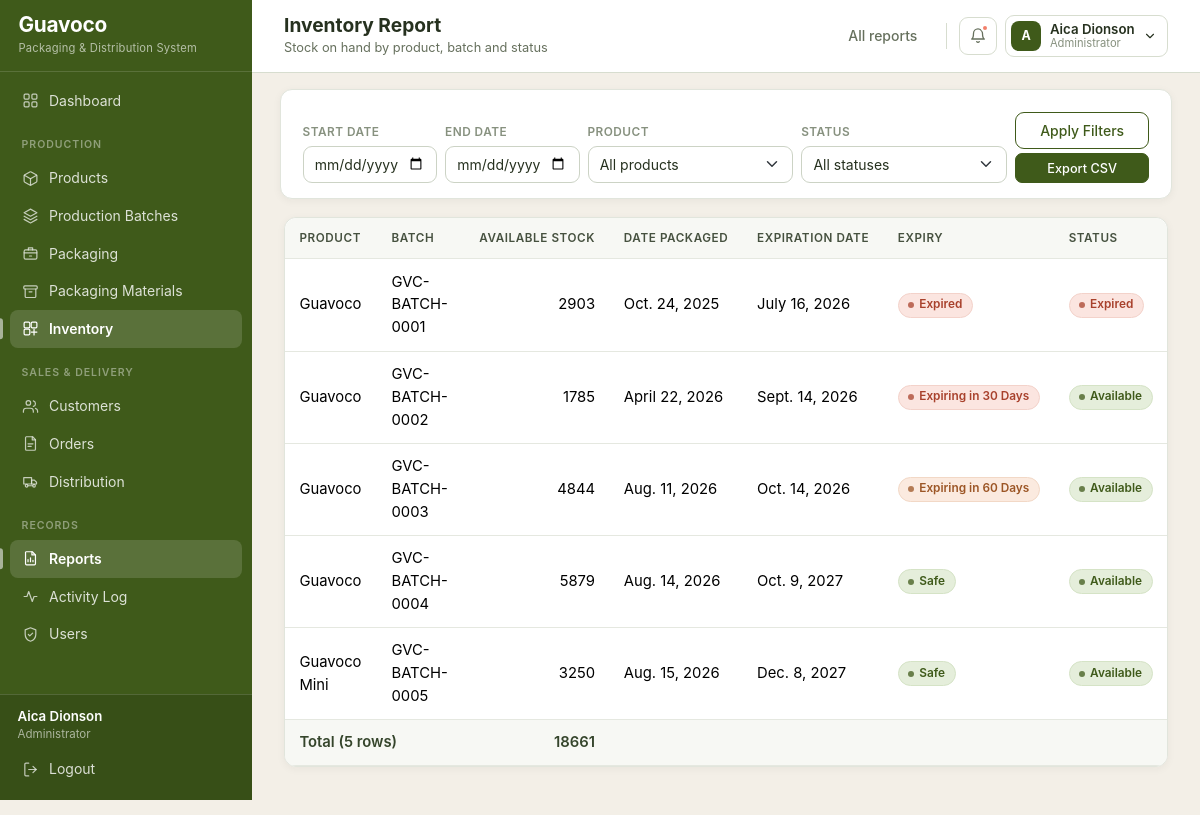
Screenshot of /reports/inventory/ (signed in) with the database file from the repository.
### core/models.py (models this page shows, shortened)
class Inventory(models.Model):
    LOW_STOCK_LEVEL = 100
    product = models.ForeignKey(Product, on_delete=models.CASCADE, related_name='inventory_rows')
    batch = models.ForeignKey(
        ProductionBatch, on_delete=models.CASCADE, related_name='inventory_rows'
    )
    quantity_available = models.PositiveIntegerField(default=0)
    date_packaged = models.DateField(default=timezone.localdate)
    expiration_date = models.DateField()
    updated_at = models.DateTimeField(auto_now=True)
    class Meta:
        ordering = ['expiration_date', 'id']
        unique_together = ('product', 'batch')
        verbose_name_plural = 'Inventory'
    @property
    def is_expired(self):
        return self.expiration_date < timezone.localdate()
    @property
    def expiry_state(self):
        return expiry_state_for(self.expiration_date)
    @property
    def status(self):
        if self.is_expired:
            return 'Expired'
        if self.quantity_available == 0:
            return 'Out of Stock'
        if self.quantity_available <= self.LOW_STOCK_LEVEL:
            return 'Low Stock'
        return 'Available'

class Product(models.Model):
    name = models.CharField(max_length=100)
    sku = models.CharField('SKU', max_length=50, unique=True)
    description = models.TextField(blank=True)
    size = models.CharField('Product size', max_length=50, help_text='For example: 100g tube')
    selling_price = models.DecimalField(
        max_digits=10, decimal_places=2, validators=[MinValueValidator(0)]
    )
    reorder_level = models.PositiveIntegerField(
        default=100, help_text='Warn when available stock falls to this level.'
    )
    is_active = models.BooleanField(default=True)
    created_at = models.DateTimeField(auto_now_add=True)
    class Meta:
        ordering = ['name']
    @property
    def current_stock(self):
        total = self.inventory_rows.aggregate(total=models.Sum('quantity_available'))['total']
        return total or 0
    @property
    def is_low_stock(self):
        return self.current_stock <= self.reorder_level

class ProductionBatch(models.Model):
    STATUS_PRODUCED = 'Produced'
    STATUS_READY = 'Ready for Packaging'
    STATUS_PACKAGED = 'Packaged'
    STATUS_COMPLETED = 'Completed'
    STATUS_CHOICES = [
        (STATUS_PRODUCED, STATUS_PRODUCED),
        (STATUS_READY, STATUS_READY),
        (STATUS_PACKAGED, STATUS_PACKAGED),
        (STATUS_COMPLETED, STATUS_COMPLETED),
    ]
    batch_number = models.CharField(max_length=30, unique=True, blank=True)
    product = models.ForeignKey(Product, on_delete=models.PROTECT, related_name='batches')
    production_date = models.DateField(default=timezone.localdate)
    expiration_date = models.DateField()
    quantity_produced = models.PositiveIntegerField(validators=[MinValueValidator(1)])
    quantity_available = models.PositiveIntegerField(
        default=0, help_text='Units from this batch that have not been packaged yet.'
    )
    status = models.CharField(max_length=30, choices=STATUS_CHOICES, default=STATUS_PRODUCED)
    notes = models.TextField(blank=True)
    created_at = models.DateTimeField(auto_now_add=True)
    class Meta:
        ordering = ['-production_date', '-id']
        verbose_name_plural = 'Production batches'

### core/views/reports.py (the view, shortened to what this page needs)
# urls.py: path('reports/inventory/', reports.inventory_report, name='inventory_report'),
@login_required
def inventory_report(request):
    filters = read_filters(request)
    rows = Inventory.objects.select_related('product', 'batch')
    rows = apply_date_range(rows, 'date_packaged', filters)
    if filters['product']:
        rows = rows.filter(product_id=filters['product'])
    rows = list(rows)
    if filters['status']:
        rows = [row for row in rows if row.status == filters['status']]
    context = base_context('Inventory Report', filters,
                           [(s, s) for s in
                            ['Available', 'Low Stock', 'Out of Stock', 'Expired']])
    context.update({
        'rows': rows,
        'total_units': sum(r.quantity_available for r in rows),
    })
    return render(request, 'reports/inventory_report.html', context)

### core/context_processors.py (called while the page is built)
def user_role(request):
    if not hasattr(request, 'user'):
        return {}
    admin = is_administrator(request.user)
    url_name = getattr(request.resolver_match, 'url_name', '') if request.resolver_match else ''
    return {
        'is_admin': admin,
        'user_role': 'Administrator' if admin else 'Staff',
        'page_subtitle': PAGE_SUBTITLES.get(url_name, ''),
    }

def alerts(request):
    if not hasattr(request, 'user') or not request.user.is_authenticated:
        return {}
    from .models import Inventory, PackagingMaterial, Product
    low_products = [p for p in Product.objects.filter(is_active=True) if p.is_low_stock]
    low_materials = [m for m in PackagingMaterial.objects.filter(is_active=True)
                     if m.is_low_stock]
    today = timezone.localdate()
    expiring = list(
        Inventory.objects.filter(
            quantity_available__gt=0,
            expiration_date__lte=today + timedelta(days=30),
        ).select_related('batch', 'product').order_by('expiration_date')[:5]
    )
    return {
        'alert_low_products': low_products[:5],
        'alert_low_materials': low_materials[:5],
        'alert_expiring': expiring,
        'alert_count': len(low_products) + len(low_materials) + len(expiring),
    }

### core/models.py (called while the page is built)
def expiry_state_for(expiration_date):
    if expiration_date is None:
        return 'Safe'
    days_left = (expiration_date - timezone.localdate()).days
    if days_left < 0:
        return 'Expired'
    if days_left <= 30:
        return 'Expiring in 30 Days'
    if days_left <= 60:
        return 'Expiring in 60 Days'
    return 'Safe'

    @property
    def is_low_stock(self):
        return self.quantity_available <= self.reorder_level

### core/permissions.py (called while the page is built)
def is_administrator(user):
    return user.is_authenticated and (
        user.is_superuser or user.groups.filter(name=ADMIN_GROUP).exists()
    )

### core/templatetags/guavoco_extras.py (called while the page is built)
@register.filter
def badge(status):
    return BADGE_TONES.get(str(status), 'neutral')

### core/views/reports.py (called while the page is built)
def read_filters(request):
    return {
        'start': request.GET.get('start', ''),
        'end': request.GET.get('end', ''),
        'product': request.GET.get('product', ''),
        'status': request.GET.get('status', ''),
    }

def apply_date_range(queryset, date_field, filters):
    if filters['start']:
        queryset = queryset.filter(**{f'{date_field}__gte': filters['start']})
    if filters['end']:
        queryset = queryset.filter(**{f'{date_field}__lte': filters['end']})
    return queryset

### templates/reports/inventory_report.html
{% extends "base.html" %}
{% load guavoco_extras %}
{% block header_actions %}
    <a href="{% url 'report_index' %}" class="btn btn-link">All reports</a>
{% endblock %}
{% block content %}
{% include "reports/_filter_bar.html" %}
<div class="table-scroll">
    <table class="table table-sm table-hover align-middle">
        <thead>
            <tr>
                <th>Product</th><th>Batch</th><th class="text-end">Available Stock</th>
                <th>Date Packaged</th><th>Expiration Date</th><th>Expiry</th><th>Status</th>
            </tr>
        </thead>
        <tbody>
            {% for row in rows %}
                <tr>
                    <td>{{ row.product.name }}</td>
                    <td>{{ row.batch.batch_number }}</td>
                    <td class="text-end">{{ row.quantity_available }}</td>
                    <td>{{ row.date_packaged }}</td>
                    <td>{{ row.expiration_date }}</td>
                    <td>
                        {% include "components/status_badge.html" with status=row.expiry_state %}
                    </td>
                    <td>{% include "components/status_badge.html" with status=row.status %}</td>
                </tr>
            {% empty %}
                <tr><td colspan="7" class="empty-state">No inventory matches these filters.</td></tr>
            {% endfor %}
        </tbody>
        {% if rows %}
            <tfoot>
                <tr class="fw-semibold">
                    <td colspan="2">Total ({{ rows|length }} rows)</td>
                    <td class="text-end">{{ total_units }}</td>
                    <td colspan="4"></td>
                </tr>
            </tfoot>
        {% endif %}
    </table>
</div>
{% endblock %}

### templates/base.html (shortened to what this page needs)
{% load static %}
<!DOCTYPE html>
<html lang="en">
<head>
    <link rel="stylesheet" href="{% static 'vendor/bootstrap.min.css' %}">
    <link rel="stylesheet" href="{% static 'css/guavoco-theme.css' %}">
</head>
<body>
<nav class="sidebar">
    <div class="brand">
        <div>
            <div class="brand-name">Guavoco</div>
            <small class="brand-subtitle">Packaging &amp; Distribution System</small>
        </div>
    </div>
    <div class="collapse sidebar-body" id="sidebarBody">
        <ul class="nav flex-column sidebar-menu">
            <li class="nav-item">
                <a class="nav-link {% if request.resolver_match.url_name == 'dashboard' %}active{% endif %}"
                   href="{% url 'dashboard' %}">
                    <svg class="gv-icon"><use href="#i-grid"></use></svg> Dashboard
                </a>
            </li>
            <li class="nav-section">Production</li>
            <li class="nav-item">
                <a class="nav-link {% if 'product' in request.resolver_match.url_name %}active{% endif %}"
                   href="{% url 'product_list' %}">
                    <svg class="gv-icon"><use href="#i-package"></use></svg> Products
                </a>
            </li>
            <li class="nav-item">
                <a class="nav-link {% if 'batch' in request.resolver_match.url_name %}active{% endif %}"
                   href="{% url 'batch_list' %}">
                    <svg class="gv-icon"><use href="#i-layers"></use></svg> Production Batches
                </a>
            </li>
            <li class="nav-item">
                <a class="nav-link {% if 'packaging' in request.resolver_match.url_name %}active{% endif %}"
                   href="{% url 'packaging_list' %}">
                    <svg class="gv-icon"><use href="#i-box"></use></svg> Packaging
                </a>
            </li>
            <li class="nav-item">
                <a class="nav-link {% if 'material' in request.resolver_match.url_name %}active{% endif %}"
                   href="{% url 'material_list' %}">
                    <svg class="gv-icon"><use href="#i-archive"></use></svg> Packaging Materials
                </a>
            </li>
            <li class="nav-item">
                <a class="nav-link {% if 'inventory' in request.resolver_match.url_name %}active{% endif %}"
                   href="{% url 'inventory_list' %}">
                    <svg class="gv-icon"><use href="#i-inventory"></use></svg> Inventory
                </a>
            </li>
            <li class="nav-section">Sales &amp; Delivery</li>
            <li class="nav-item">
                <a class="nav-link {% if 'customer' in request.resolver_match.url_name %}active{% endif %}"
                   href="{% url 'customer_list' %}">
                    <svg class="gv-icon"><use href="#i-users"></use></svg> Customers
                </a>
            </li>
            <li class="nav-item">
                <a class="nav-link {% if 'order' in request.resolver_match.url_name %}active{% endif %}"
                   href="{% url 'order_list' %}">
                    <svg class="gv-icon"><use href="#i-orders"></use></svg> Orders
                </a>
            </li>
            <li class="nav-item">
                <a class="nav-link {% if 'distribut' in request.resolver_match.url_name or 'delivery' in request.resolver_match.url_name %}active{% endif %}"
                   href="{% url 'distribution_list' %}">
                    <svg class="gv-icon"><use href="#i-truck"></use></svg> Distribution
                </a>
            </li>
            <li class="nav-section">Records</li>
            <li class="nav-item">
                <a class="nav-link {% if 'report' in request.resolver_match.url_name or 'traceability' in request.resolver_match.url_name %}active{% endif %}"
                   href="{% url 'report_index' %}">
                    <svg class="gv-icon"><use href="#i-report"></use></svg> Reports
                </a>
            </li>
            <li class="nav-item">
                <a class="nav-link {% if request.resolver_match.url_name == 'activity_log' %}active{% endif %}"
                   href="{% url 'activity_log' %}">
                    <svg class="gv-icon"><use href="#i-activity"></use></svg> Activity Log
                </a>
            </li>
            {% if is_admin %}
                <li class="nav-item">
                    <a class="nav-link {% if 'user' in request.resolver_match.url_name %}active{% endif %}"
                       href="{% url 'user_list' %}">
                        <svg class="gv-icon"><use href="#i-shield"></use></svg> Users
                    </a>
                </li>
            {% endif %}
        </ul>
        <div class="sidebar-footer">
            <div class="px-2">
                <div class="account-name">{{ user.get_full_name|default:user.username }}</div>
                <div class="account-role">{{ user_role }}</div>
            </div>
            <form method="post" action="{% url 'logout' %}">
                <button type="submit" class="nav-link">
                    <svg class="gv-icon"><use href="#i-logout"></use></svg> Logout
                </button>
            </form>
        </div>
    </div>
</nav>
<div class="app-shell">
    <header class="topbar">
        <div class="topbar-titles">
            <h1 class="page-title">{% block heading %}{{ page_title }}{% endblock %}</h1>
            {% block subtitle %}
                {% if page_subtitle %}<p class="page-subtitle">{{ page_subtitle }}</p>{% endif %}
            {% endblock %}
        </div>
        <div class="topbar-actions">
            {% block header_actions %}{% endblock %}
            <div class="dropdown">
                <a class="topbar-bell" href="#" role="button" data-bs-toggle="dropdown"
                   aria-expanded="false" aria-label="Notifications">
                    <svg class="gv-icon"><use href="#i-bell"></use></svg>
                    {% if alert_count %}<span class="bell-dot"></span>{% endif %}
                </a>
            </div>
            <div class="dropdown">
                <a class="user-chip" href="#" role="button" data-bs-toggle="dropdown"
                   aria-expanded="false">
                    <span class="user-avatar">
                        {{ user.get_full_name|default:user.username|slice:":1"|upper }}
                    </span>
                    <span>
                        <span class="user-name d-block">
                            {{ user.get_full_name|default:user.username }}
                        </span>
                        <span class="user-role d-block">{{ user_role }}</span>
                    </span>
                    <svg class="gv-icon" style="width:14px;height:14px;">
                        <use href="#i-chevron-down"></use></svg>
                </a>
            </div>
        </div>
    </header>
    <main class="main-content">
        {% block content %}{% endblock %}
    </main>
</div>
</body>
</html>

### templates/components/status_badge.html (shortened to what this page needs)
{% load guavoco_extras %}<span class="gv-badge gv-badge--{{ status|badge }}">{{ status }}</span>

### rows the page displays
Inventory: product.name "Guavoco", batch.batch_number "GVC-BATCH-0001", quantity_available "2903", date_packaged "Oct. 24, 2025", expiration_date "July 16, 2026", status "Expired Expired"
Inventory: product.name "Guavoco", batch.batch_number "GVC-BATCH-0002", quantity_available "1785", date_packaged "April 22, 2026", expiration_date "Sept. 14, 2026", status "Expiring in 30 Days Available"
Inventory: product.name "Guavoco", batch.batch_number "GVC-BATCH-0003", quantity_available "4844", date_packaged "Aug. 11, 2026", expiration_date "Oct. 14, 2026", status "Expiring in 60 Days Available"
Inventory: product.name "Guavoco", batch.batch_number "GVC-BATCH-0004", quantity_available "5879", date_packaged "Aug. 14, 2026", expiration_date "Oct. 9, 2027", status "Safe Available"
Inventory: product.name "Guavoco Mini", batch.batch_number "GVC-BATCH-0005", quantity_available "3250", date_packaged "Aug. 15, 2026", expiration_date "Dec. 8, 2027", status "Safe Available"

### other values shown
{{ user.get_full_name|default:user.username }} "Aica Dionson"
{{ user_role }} "Administrator"
{{ page_title }} "Inventory Report"
{{ page_subtitle }} "Stock on hand by product, batch and status"
{{ user.get_full_name|default:user.username|slice:":1"|upper }} "A"
{{ rows|length }} "5"
{{ total_units }} "18661"
